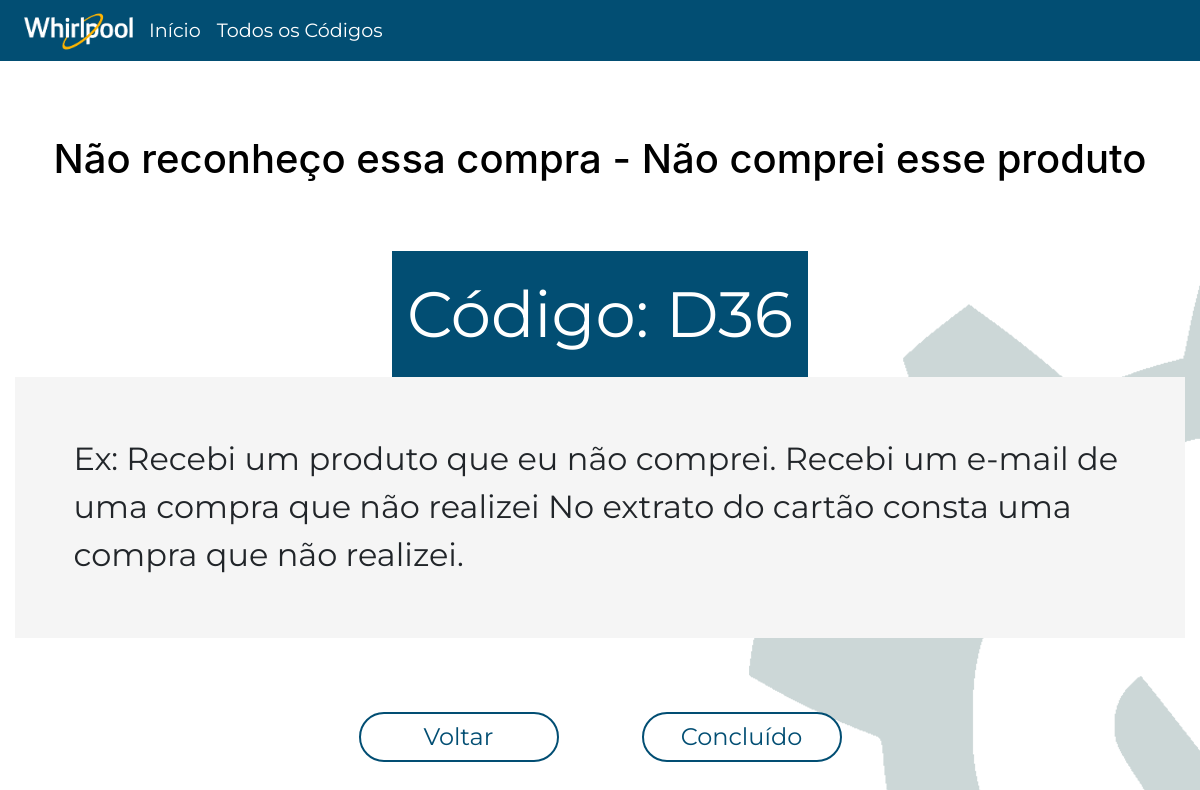
Page /resposta/D36 (signed in) on the committed database.
### app/models/tables.py (models this page shows, shortened)
class Motivos(db.Model):
    __tablename__ = "motivos"
    codigo = db.Column(db.String, primary_key = True)
    macro = db.Column(db.String)
    micro = db.Column(db.String)
    explicacao = db.Column(db.String)
    exemplo = db.Column(db.String)
    page = db.Column(db.String)

### app/controllers/default.py (the view)
@app.route('/resposta/<codigo>')
@login_required
def resposta(codigo):
    str(codigo)
    resposta = Motivos.query.filter_by(codigo=codigo).first_or_404(description='There is no data with {}'.format(codigo))
    return render_template('resposta.html',post=resposta)

### app/controllers/default.py (called while the page is built)
@lm.user_loader
def load_user(id):
    return User.query.filter_by(id=id).first()

### app/models/tables.py (called while the page is built)
    @property
    def is_authenticated(self):
        return True

### app/templates/resposta.html (shortened to what this page needs)
{% extends 'base.html' %}
{% block content %}
<div class="respostas">
  <h1>{{post['macro']}} - {{post['micro']}}</h1>
  <span>Código: {{post['codigo']}}</span>
  <p>{{post['explicacao']}} <br>
    {{post['exemplo']}}</p>
  <div class="btn-resposta">
    <a href="{{url_for(post['page'])}}" class="botao">Voltar</a>
    <a href="{{ url_for('index')}}" class="botao">Concluído</a>
  </div>
</div>
{% endblock %}

### app/static/css/style.css (style rules this page uses)
body, ul, li, p { margin: 0px; padding: 0px; list-style: none; font-size: 1.2rem; font-family: "Montserrat", sans-serif; }
body { background: #E0E7E7; background-image: url('/static/img/111.png'); background-repeat: no-repeat; background-position-x: 55vw; background-position-y: 10vw; }
a { text-decoration: none; color: white; }
h1 { color: #000; text-align: center; padding: 10px; }
.botao { color: #024E73; background-color: white; border: 2px solid #024E73; border-radius: 35px; padding: 5px; width: 200px; text-align:center; font-family: "Montserrat", sans-serif; text-decoration: none; font-size: 1.5rem; }
.respostas { margin-top: 8vh; display: flex; flex-direction: column; justify-content: center; align-items: center; }
.respostas span { margin-top: 50px; background-color: #024E73; font-family: "Montserrat", sans-serif; text-decoration: none; color: white; font-size: 4rem; padding: 15px; }
p { font-family: "Montserrat", sans-serif; text-decoration: none; font-size: 2rem; padding: 5%; background-color: whitesmoke; }
.btn-resposta { display: flex; width: 600px; padding: 5%; justify-content: space-between; align-items: center; }

### rows in the picture
Motivos: macro "Não reconheço essa compra", micro "Não comprei esse produto", codigo "D36", explicacao "Ex: Recebi um produto que eu não comprei. Recebi um e-mail de uma compra que não realizei No extrato do cartão consta uma compra que não realizei."
